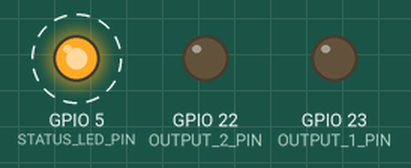
The sketch below on a simulated ESP32. Shown: output pins drawn as LEDs (lit = HIGH). Dashed ring = blinking. What the sketch prints to the serial monitor is not drawn.

Above: at 0.2 s.
Timing chart, 0 to 3.0 s (numbered marks = the images above):
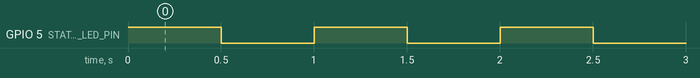

Measured:
- by itself, GPIO 5 (STATUS_LED_PIN): alternates HIGH for 0.50 s and LOW for 0.50 s

The sketch:

emg_activator.ino
```cpp
#include <WiFi.h>
#include <esp_now.h>
#include <esp_wifi.h>
#include <freertos/FreeRTOS.h>
#include <freertos/queue.h>

// B: 08:A6:F7:BD:D3:E4 -- Arduino-ESP32 3.x
constexpr uint8_t OUTPUT_1_PIN = 23;  // A GPIO14 -> B GPIO23
constexpr uint8_t OUTPUT_2_PIN = 22;  // A GPIO27 -> B GPIO22
constexpr bool OUTPUT_1_ACTIVE_LOW = false;  // HIGH input -> HIGH output
constexpr bool OUTPUT_2_ACTIVE_LOW = false;
constexpr uint8_t STATUS_LED_PIN = 5;
constexpr uint32_t LED_TOGGLE_INTERVAL_MS = 500;
constexpr uint8_t WIFI_CHANNEL = 1;
constexpr uint32_t RX_TIMEOUT_MS = 500;
const uint8_t A_MAC[] = {0x08, 0xA6, 0xF7, 0xBF, 0x2F, 0x3C};

struct ReceivedState {
  uint32_t receivedAt;
  uint8_t level1;
  uint8_t level2;
};
QueueHandle_t stateQueue = nullptr;
uint32_t lastLedToggleMs = 0;
bool statusLedOn = false;

void setOutputs(bool active1, bool active2) {
  digitalWrite(OUTPUT_1_PIN, (active1 != OUTPUT_1_ACTIVE_LOW) ? HIGH : LOW);
  digitalWrite(OUTPUT_2_PIN, (active2 != OUTPUT_2_ACTIVE_LOW) ? HIGH : LOW);
}

void check(esp_err_t result) {
  if (result == ESP_OK) return;
  Serial.printf("Setup failed: %s\n", esp_err_to_name(result));
  while (true) delay(1000);
}

void onReceive(const esp_now_recv_info_t *info,
               const uint8_t *data, int len) {
  // Reject other senders, old one-byte packets, and invalid levels.
  if (info == nullptr || data == nullptr || len != 2) return;
  if (memcmp(info->src_addr, A_MAC, sizeof(A_MAC)) != 0) return;
  if (data[0] > 1 || data[1] > 1) return;

  ReceivedState state = {millis(), data[0], data[1]};
  xQueueOverwrite(stateQueue, &state);
}

void setup() {
  Serial.begin(115200);
  pinMode(STATUS_LED_PIN, OUTPUT);
  digitalWrite(STATUS_LED_PIN, HIGH);  // Built-in LED: LOW = on.
  pinMode(OUTPUT_1_PIN, OUTPUT);
  pinMode(OUTPUT_2_PIN, OUTPUT);
  setOutputs(false, false);

  stateQueue = xQueueCreate(1, sizeof(ReceivedState));
  if (stateQueue == nullptr) {
    Serial.println("Queue allocation failed");
    while (true) delay(1000);
  }

  WiFi.mode(WIFI_STA);
  check(esp_wifi_set_channel(WIFI_CHANNEL, WIFI_SECOND_CHAN_NONE));
  check(esp_wifi_set_ps(WIFI_PS_NONE));
  check(esp_now_init());
  check(esp_now_register_recv_cb(onReceive));
  lastLedToggleMs = millis();
  Serial.println("B ready: GPIO14 -> GPIO23, GPIO27 -> GPIO22");
}

void loop() {
  static ReceivedState latest = {};
  static bool received = false;
  ReceivedState incoming;
  if (xQueueReceive(stateQueue, &incoming, 0) == pdTRUE) {
    latest = incoming;
    received = true;
  }
  const bool fresh = received &&
                     uint32_t(millis() - latest.receivedAt) < RX_TIMEOUT_MS;
  setOutputs(fresh && latest.level1 == 1, fresh && latest.level2 == 1);

  // Independent running indicator. Blinks even if A is off or disconnected.
  // No 500 ms delay: reception and output updates continue during blinking.
  const uint32_t now = millis();
  if (uint32_t(now - lastLedToggleMs) >= LED_TOGGLE_INTERVAL_MS) {
    lastLedToggleMs = now;
    statusLedOn = !statusLedOn;
    digitalWrite(STATUS_LED_PIN, statusLedOn ? LOW : HIGH);
  }
  delay(1);
}
```
